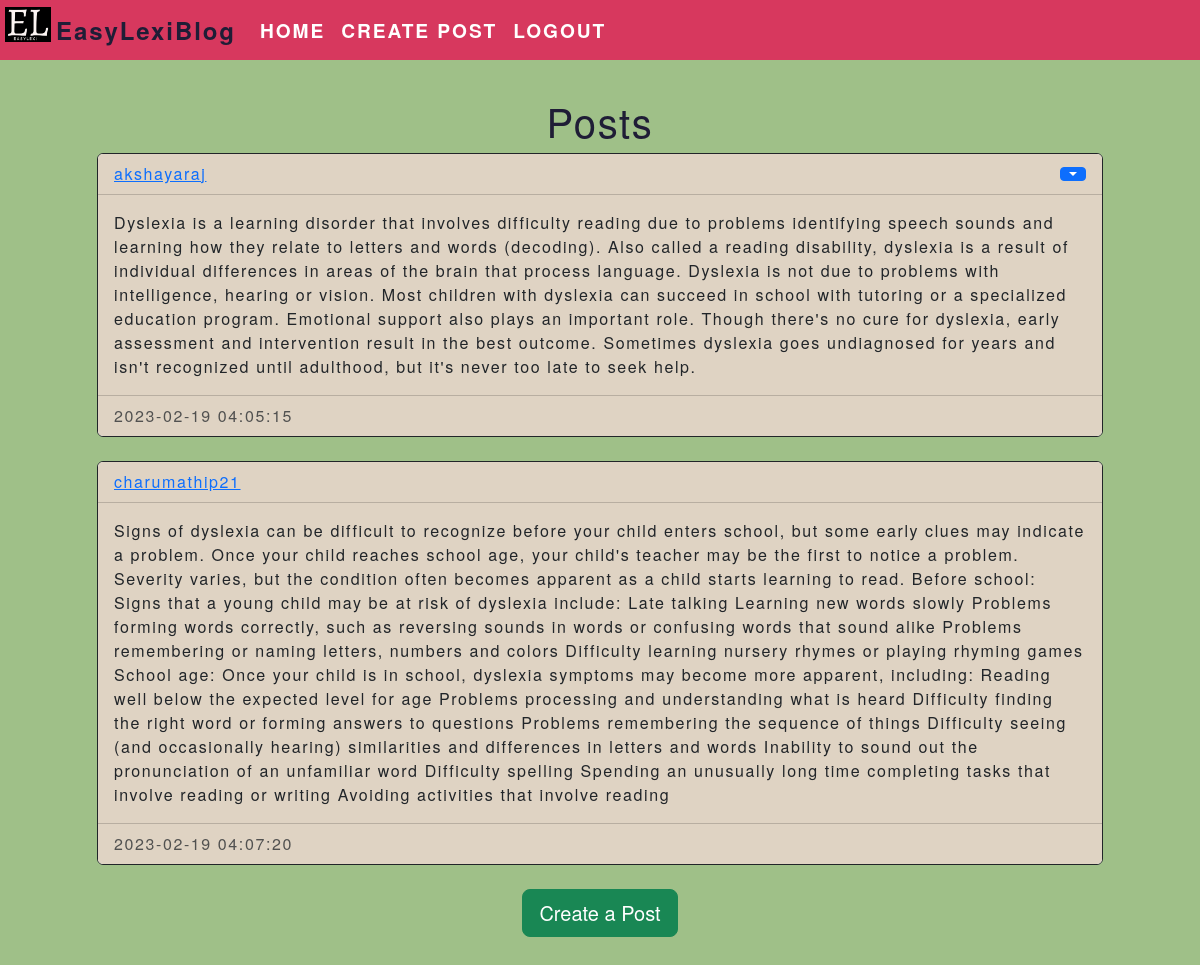
Screenshot of /home (signed in) with the database file from the repository.
### website/models.py (models this page shows)
class Post(db.Model):
    id = db.Column(db.Integer, primary_key=True)
    text = db.Column(db.Text, nullable=False)
    date_created = db.Column(db.DateTime(timezone=True), default=func.now())
    author = db.Column(db.Integer, db.ForeignKey('user.id',ondelete = "CASCADE"),nullable=False)

class User(db.Model, UserMixin):
    id = db.Column(db.Integer, primary_key=True)
    email = db.Column(db.String(150), unique=True)
    username = db.Column(db.String(150), unique=True)
    password = db.Column(db.String(150))
    date_created = db.Column(db.DateTime(timezone=True), default=func.now())
    posts = db.relationship('Post',backref='user',passive_deletes=True)

### website/views.py (the view)
@views.route("/home")
@login_required
def home():
    posts = Post.query.all()
    return render_template("home.html", user=current_user, posts=posts)

### website/__init__.py (called while the page is built)
def create_app():
    app = Flask(__name__)
    app.config['SECRET_KEY'] = "helloworld"
    app.config['SQLALCHEMY_DATABASE_URI'] = f'sqlite:///{DB_NAME}'
    app.config['UPLOAD_FOLDER'] = UPLOAD_FOLDER
    db.init_app(app)
    from .views import views
    from .auth import auth
    app.register_blueprint(views, url_prefix="/")
    app.register_blueprint(auth, url_prefix="/")
    from .models import User, Post
    with app.app_context():
        db.create_all()
    login_manager = LoginManager()
    login_manager.login_view = "auth.login"
    login_manager.init_app(app)
    @login_manager.user_loader
    def load_user(id):
        return User.query.get(int(id))
    return app

### website/templates/home.html
{% extends "postdiv.html" %} {% block title %}Home{% endblock %}

### website/templates/postdiv.html (shortened to what this page needs)
{% extends "base3.html" %} {% block title %}Home{% endblock %} {% block content
    %}
    <h1 align="center" style=" padding-top: 2rem;">{% block header %}Posts{% endblock %}</h1>
    <div id="posts" style="padding-left: 2rem;padding-right: 2rem;">
      {% for post in posts %}
      <div class="card border-dark" >
        <div class="card-header d-flex justify-content-between align-items-center" style="background: #DFD3C3;">
          <a href="/post/{{post.user.username}}">{{post.user.username}}</a>
          {% if user.id == post.author %}
          <div class="btn-success btn-group ">
            <button
              type="button"
              class="btn btn-sm btn-primary dropdown-toggle"
              data-bs-toggle="dropdown"
            ></button>
          </div>
          {% endif %}
        </div>
        <div class="card-body" style="background: #DFD3C3;">
          <div class="card-text">{{post.text}}</div>
        </div>
        <div class="card-footer text-muted" style="background: #DFD3C3;">{{post.date_created}}</div>
      </div>
    <br > {% endfor %}
    </div>
    {% block footer %}
    <div align="center">
      <a href="/createpost"
        ><button type="button" class="btn btn-success btn-lg">
          Create a Post
        </button></a
      >
    </div>
    {% endblock %} {% endblock %}

### website/static/styles/base2.css (style rules this page uses)
body { margin: 65px; background: #9FC088; font-family: Helvetica Neue,Helvetica,Arial,sans-serif; letter-spacing: 0.1em; font-weight: normal; font-style: normal; color: #1F1D36; }

### rows the page displays
Post: user.username "akshayaraj", text "Dyslexia is a learning disorder that involves difficulty reading due to problems identifying speech sounds and learning how they relate to letters and words (decoding). Also called a reading disability, dyslexia is a result of individual differences in areas of the brain that process language. Dyslexia is not due to problems with intelligence, hearing or vision. Most children with dyslexia can succeed in school with tutoring or a specialized education program. Emotional support also plays an important role. Though there's no cure for dyslexia, early assessment and intervention result in the best outcome. Sometimes dyslexia goes undiagnosed for years and isn't recognized until adulthood, but…", date_created "2023-02-19 04:05:15"
Post: user.username "charumathip21", text "Signs of dyslexia can be difficult to recognize before your child enters school, but some early clues may indicate a problem. Once your child reaches school age, your child's teacher may be the first to notice a problem. Severity varies, but the condition often becomes apparent as a child starts learning to read. Before school: Signs that a young child may be at risk of dyslexia include: Late talking Learning new words slowly Problems forming words correctly, such as reversing sounds in words or confusing words that sound alike Problems remembering or naming letters, numbers and colors Difficulty learning nursery rhymes or playing rhyming games School age: Once your child is in school,…", date_created "2023-02-19 04:07:20"
